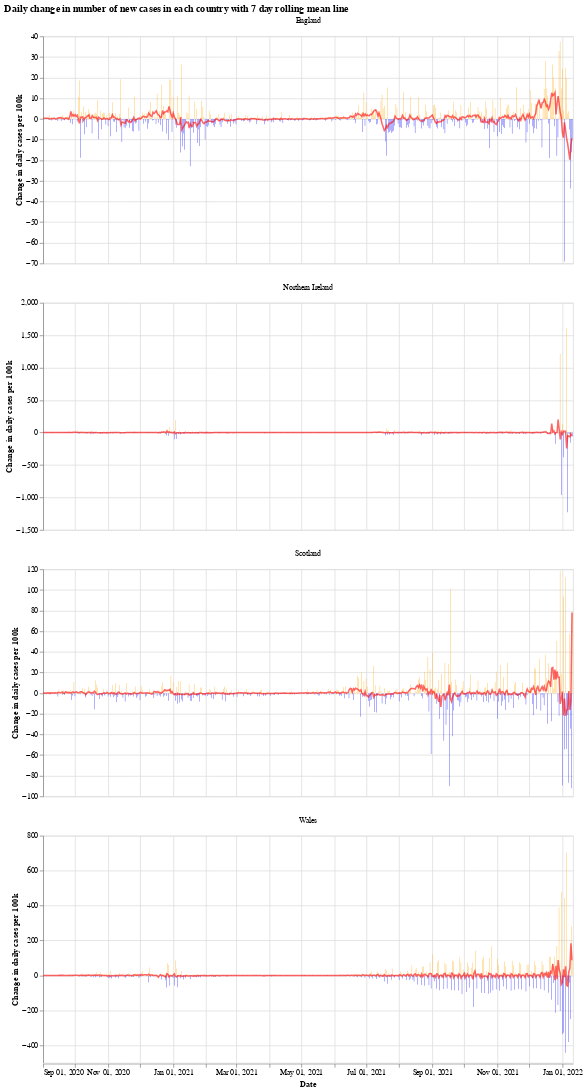

Notebook code for this chart:
### Markdown cell above
We will use the Python library `Altair` for visualising the data, see the [altair docs](https://altair-viz.github.io/) for more information.

First we have a graph which shows the daily change in the number of new cases for each country. This number jumps up and down all over the place, which is likely due to delay in reporting of new cases over the weekend. Another interesting thing is that it looks like the daily cases in Wales experienced a much shorter period of calm over the summer (calm in the sense of daily cases not jumping up and down).

The orange bars are days when the number of new cases (per 100k population) was more than the previous day, while the blue are days when the number of new cases dropped. The red line is the 7 day moving average. 

When the moving average line is below 0, it means that there is a consistent drop in new cases. We can see this clearly happening around the times that lockdowns were introduced (though, to varying degrees). I will update the graphs soon with a marker of when each lockdown started.

### Code cell
# collapse
import altair as alt

bars = alt.Chart(uk_cases).mark_bar().encode(
    x=alt.X("yearmonthdate(date):T", axis=alt.Axis(title='Date')),
    y=alt.Y("casesChangeRate:Q", axis=alt.Axis(title='Change in daily cases per 100k')),
    tooltip='casesChange',
    color=alt.condition(
        alt.datum.casesChangeRate > 0,
        alt.value("orange"),  # The positive color
        alt.value("blue")  # The negative color
    )
).properties(title='Daily change in number of new cases with 7 day rolling mean',width=700).interactive()

line = alt.Chart(uk_cases).mark_line(
    color='red',
    size=2,
    opacity=0.6
).transform_window(
    rolling_mean='mean(casesChangeRate)',
    frame=[0, 7],
    groupby=['areaName']
).encode(
    x='yearmonthdate(date):T',
    y='rolling_mean:Q'
)

alt.layer(bars, line, data=uk_cases).facet(alt.Column(
    'areaName', title=''), columns=1).resolve_scale(y='independent').properties(title='Daily change in number of new cases in each country with 7 day rolling mean line')

### Figure 1 — Vega-Lite specification as saved in the notebook (floating-point values rounded to 4 significant figures; data arrays with more than 128 entries replaced by an {"elided": "..."} marker saying what was removed)
{"config": {"view": {"continuousWidth": 400, "continuousHeight": 300}}, "data": {"name": "data-7d9d227248ccc3b6086b84f570dbd25b"}, "facet": {"type": "nominal", "field": "areaName", "title": ""}, "spec": {"layer": [{"mark": "bar", "encoding": {"color": {"condition": {"value": "orange", "test": "(datum.casesChangeRate > 0)"}, "value": "blue"}, "tooltip": {"type": "quantitative", "field": "casesChange"}, "x": {"type": "temporal", "axis": {"title": "Date"}, "field": "date", "timeUnit": "yearmonthdate"}, "y": {"type": "quantitative", "axis": {"title": "Change in daily cases per 100k"}, "field": "casesChangeRate"}}, "selection": {"selector001": {"type": "interval", "bind": "scales", "encodings": ["x", "y"]}}, "title": "Daily change in number of new cases with 7 day rolling mean", "width": 700}, {"mark": {"type": "line", "color": "red", "opacity": 0.6, "size": 2}, "encoding": {"x": {"type": "temporal", "field": "date", "timeUnit": "yearmonthdate"}, "y": {"type": "quantitative", "field": "rolling_mean"}}, "transform": [{"window": [{"op": "mean", "field": "casesChangeRate", "as": "rolling_mean"}], "frame": [0, 7], "groupby": ["areaName"]}]}]}, "columns": 1, "resolve": {"scale": {"y": "independent"}}, "title": "Daily change in number of new cases in each country with 7 day rolling mean line", "$schema": "https://vega.github.io/schema/vega-lite/v4.8.1.json", "datasets": {"data-7d9d227248ccc3b6086b84f570dbd25b": {"elided": "1988 records"}}}
